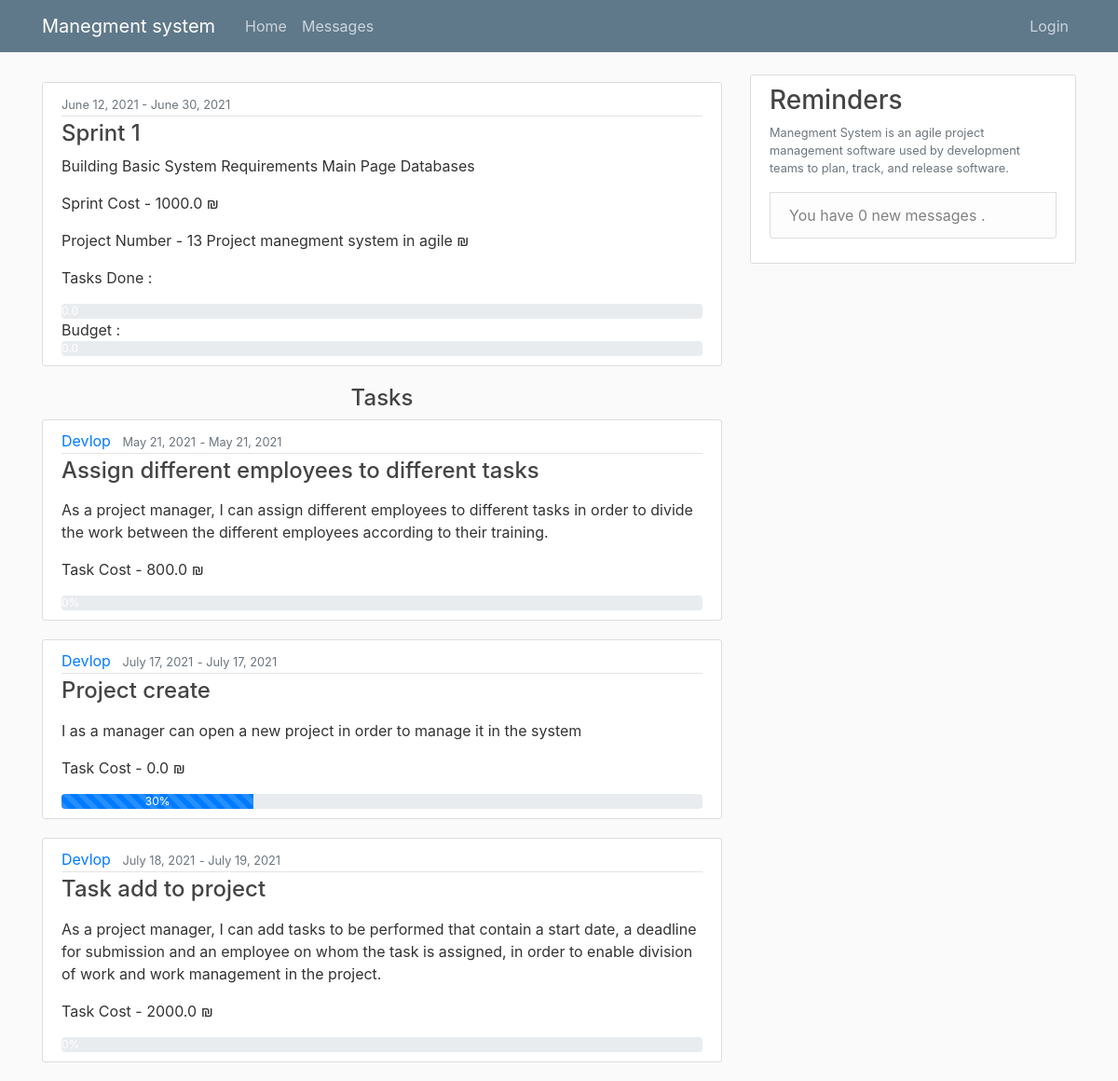
/accounts/profile/client/13/34/, run on an earlier commit of the app's database.
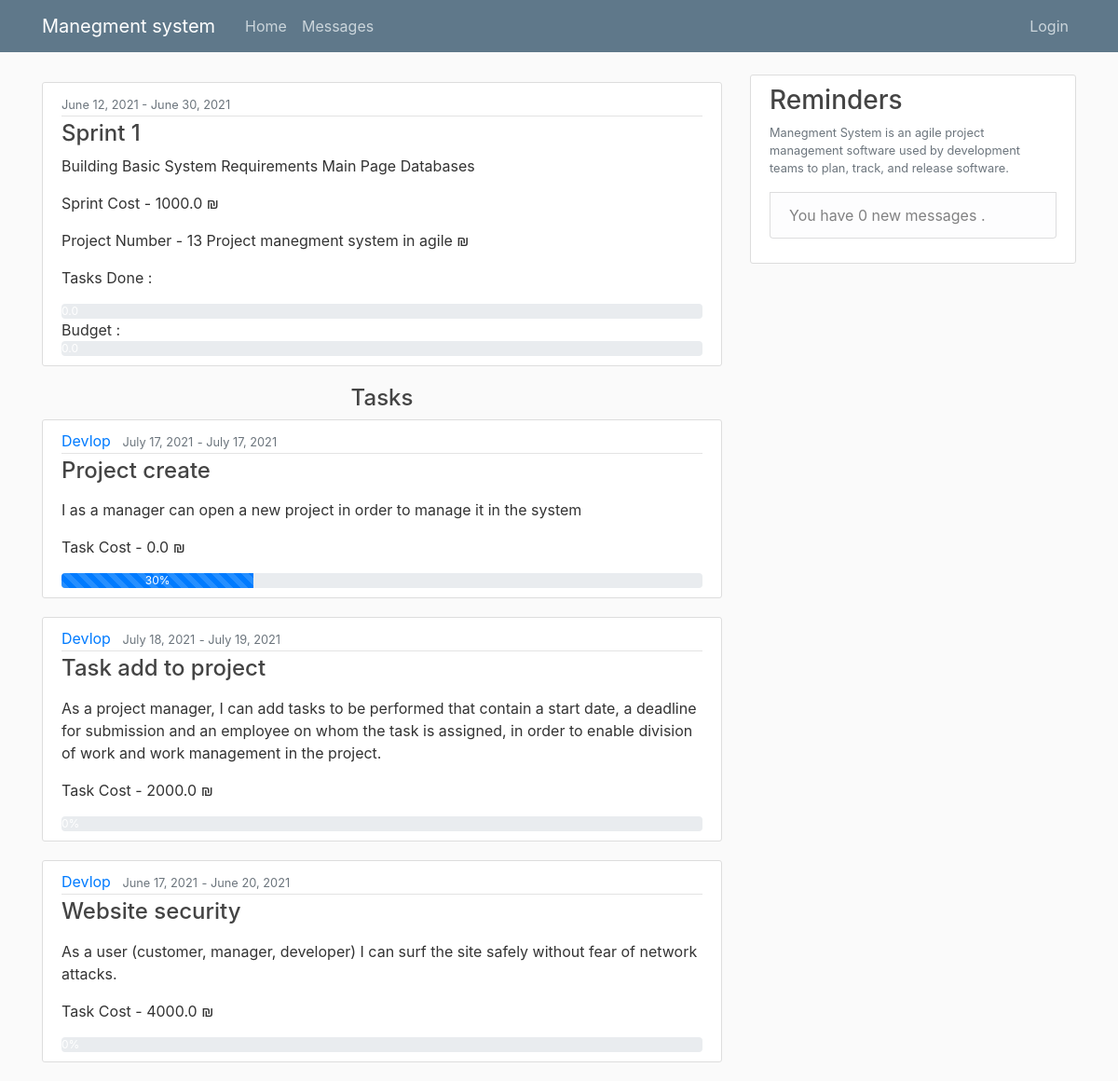
And on a later commit of the database.
### work/models.py (models this page shows, shortened)
class Sprint(models.Model):
    SprintName = models.CharField(max_length=300, null=False)
    Descripion = models.TextField(max_length=300, null=False)
    StartTime = models.DateTimeField(null=False)
    endTime = models.DateTimeField(null=False)
    projectnum = models.ForeignKey(project, on_delete=models.CASCADE)
    cost = models.FloatField(null=False, default=0)

class project(models.Model):
    ProjectName = models.CharField(max_length=300, null=False)
    startTime = models.DateField(null=False, auto_now=True)
    endTime = models.DateField(null=False)
    client = models.ForeignKey(User, on_delete=models.CASCADE)
    manager = models.ForeignKey(User, related_name="project_manager", on_delete=models.CASCADE)
    Budget = models.FloatField(null=False, default=0)
    currentBudgeSchedule = models.FloatField(null=False, default=0)
    MoneySpends = models.FloatField(null=False, default=0)
    Description = models.TextField(max_length=500, null=True)
    def __str__(self):
        return self.id.__str__() + " " + self.ProjectName

class Sprint_Task(models.Model):
    SpirntId = models.ForeignKey(Sprint, on_delete=models.CASCADE)
    TaskId = models.ForeignKey(Task, on_delete=models.CASCADE)

class Task(models.Model):
    startTime = models.DateField(null=False)
    endTime = models.DateField(null=False)
    inCharge = models.ForeignKey(User, on_delete=models.CASCADE)
    workDone = models.IntegerField(default=0, validators=[MaxValueValidator(100), MinValueValidator(0)])
    lastUpdate = models.DateTimeField(null=False)
    cost = models.FloatField(null=False, default=0)
    TaskName = models.CharField(max_length=300, null=False)
    Description = models.TextField(max_length=500, null=True)
    projectnum = models.ForeignKey(project, on_delete=models.CASCADE)
    inSprint = models.BooleanField(default=False)

### pages/views.py (the view)
# urls.py: path('accounts/profile/client/<int:id>/<int:sprint_id>/', Client_Task_per_Sprint, name="Client_Task_per_Sprint"),
def Client_Task_per_Sprint(request, id, sprint_id):
    tasks = Sprint_Task.objects.all().filter(SpirntId=sprint_id)
    sprint = get_object_or_404(Sprint, id=sprint_id)
    sprint.count = 0
    sprint.budg = 0
    tmp = Sprint_Task.objects.all().filter(SpirntId=sprint.id)
    for t in tmp:
        if t.TaskId.workDone == 100:
            sprint.count += 1
            sprint.budg += t.TaskId.cost
    if Sprint_Task.objects.all().filter(SpirntId=sprint.id).count():
        sprint.count = sprint.count / Sprint_Task.objects.all().filter(SpirntId=sprint.id).count() * 100
    if sprint.cost:
        sprint.budg = sprint.budg / sprint.cost * 100
    msgcount = Messages.objects.all().filter(reciver=request.user.id, readConf=False).count()
    return render(request, "Client_Task_per_sprint.html",
                  {'tasks': tasks, 'sprint': sprint, 'msgcount': msgcount})

### templates/Client_Task_per_sprint.html (shortened to what this page needs)
{% extends "Base.html" %}
{% block content %}
        <article class="media content-section">
          <div class="media-body">
              <div class="article-metadata">
               <small >   <a class="text-muted">{{ sprint.StartTime|date:"F d, Y" }}</a>
                <a class="text-muted"> - </a>
              <a class="text-muted">{{ sprint.endTime|date:"F d, Y" }}</a></small>
            </div>
            <h4>{{ sprint.SprintName }}</h4>
            <p class="article-content">{{ sprint.Descripion }}</p>
            <p><a class="mr-2" >Sprint Cost - {{ sprint.cost }} ₪ </a></p>
            <p><a class="mr-2" >Project Number  - {{ sprint.projectnum }} ₪ </a></p>
              <a class="mr-2" >Tasks Done : {{ pro.totalTask }}  </a>
              <div class="progress">
      <div class="progress-bar bg-warning progress-bar-striped progress-bar-animated " role="progressbar" aria-valuenow="75" aria-valuemin="0" aria-valuemax="100" style="width: {{sprint.count}}%">{{sprint.count}}</div>
            </div>
    <a class="mr-2" >Budget :  </a>
<div class="progress">
                <div class="progress-bar progress-bar-striped progress-bar-animated bg-success" role="progressbar" style="width:{{sprint.budg}}%" aria-valuenow="0" aria-valuemin="0" aria-valuemax="100">{{sprint.budg}}</div>
             </div>
        </article>
<h4><center>Tasks</center></h4>
    {% for task in tasks %}
        <article class="media content-section">
          <div class="media-body">
            <div class="article-metadata">
              <a class="mr-2" href="#">{{ task.TaskId.inCharge }}</a>
              <small class="text-muted">{{ task.TaskId.startTime|date:"F d, Y" }}</small>
                <small class="text-muted"> - </small>
              <small class="text-muted">{{ task.TaskId.endTime|date:"F d, Y" }}</small>
            </div>
            <h4><a class="article-title" href="#">{{ task.TaskId.TaskName }}</a></h4>
              <p>
              <p class="article-content">{{ task.TaskId.Description }}</p>
                <p><a class="mr-2" >Task Cost - {{ task.TaskId.cost }} ₪ </a></p>
                  <div class="progress">
            <div class="progress-bar progress-bar-striped progress-bar-animated" role="progressbar"  aria-valuemin="0" aria-valuemax="100" aria-valuenow="0" style="width: {{task.TaskId.workDone}}%">{{task.TaskId.workDone}}%</div>
              </div>
                </div>
        </article>
    {% endfor %}
{% endblock content %}

### templates/Base.html (shortened to what this page needs)
{% load static %}
<!DOCTYPE html>
<html>
<head>
    <link rel="stylesheet" href="https://maxcdn.bootstrapcdn.com/bootstrap/4.0.0/css/bootstrap.min.css">
    <link rel="stylesheet" type="text/css" href="{% static 'styles/main.css' %}">
</head>
<body>
    <header class="site-header">
      <nav class="navbar navbar-expand-md navbar-dark bg-steel fixed-top">
        <div class="container">
          <a class="navbar-brand mr-4" href="{% url 'home_view' %}">Manegment system</a>
          <div class="collapse navbar-collapse" id="navbarToggle">
            <div class="navbar-nav mr-auto">
              <a class="nav-item nav-link" href="{% url 'logd_view' %}">Home</a>
              <a class="nav-item nav-link" href="{% url 'MessagePage_view' %}">Messages</a>
            </div>
            <div class="navbar-nav">
              {% if user.is_authenticated %}
                <a class="nav-item nav-link" href="{% url 'logout' %}">Logout</a>
              {% else %}
                <a class="nav-item nav-link" href="{% url 'login' %}">Login</a>
              {% endif %}
            </div>
          </div>
        </div>
      </nav>
    </header>
    <main role="main" class="container">
      <div class="row">
        <div class="col-md-8">
          {% block content %}{% endblock %}
        </div>
        <div class="col-md-4">
          <div class="content-section">
            <h3>Reminders </h3>
            <small><p class='text-muted'>Manegment System is an agile project management software used by development teams to plan, track, and release software.
              <ul class="list-group"></small>
                <li class="list-group-item list-group-item-light">You have {{ msgcount }} new messages .</li>
          </div>
        </div>
      </div>
    </main>
</body>
</html>

### static/styles/main.css (style rules this page uses)
body { background: #fafafa; color: #333333; margin-top: 5rem; }
h1, h2, h3, h4, h5, h6 { color: #444444; }
ul { margin: 0; }
.bg-steel { background-color: #5f788a; }
.site-header .navbar-nav .nav-link { color: #cbd5db; }
.content-section { background: #ffffff; padding: 10px 20px; border: 1px solid #dddddd; border-radius: 3px; margin-bottom: 20px; }
.article-title { color: #444444; }
.article-content { white-space: pre-line; }
.article-metadata { padding-bottom: 1px; margin-bottom: 4px; border-bottom: 1px solid #e3e3e3 }

What changed in the data, as far as the page shows it:
removed Sprint_Task: TaskId.inCharge "Devlop", TaskId.startTime "May 21, 2021", TaskId.endTime "May 21, 2021", TaskId.TaskName "Assign different employees to different tasks", TaskId.Description "As a project manager, I can assign different employees to different tasks in order to divide the work between the different employees according to their training.", TaskId.cost "800.0", TaskId.workDone "0"
added Sprint_Task: TaskId.inCharge "Devlop", TaskId.startTime "June 17, 2021", TaskId.endTime "June 20, 2021", TaskId.TaskName "Website security", TaskId.Description "As a user (customer, manager, developer) I can surf the site safely without fear of network attacks.", TaskId.cost "4000.0", TaskId.workDone "0"
